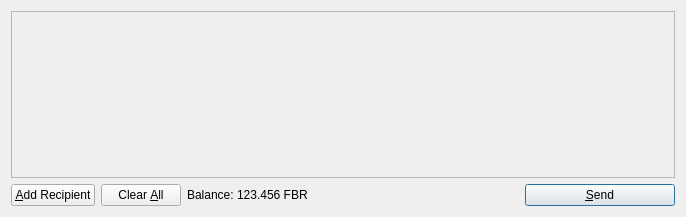
<?xml version="1.0" encoding="UTF-8"?>
<ui version="4.0">
 <class>SendCoinsDialog</class>
 <widget class="QDialog" name="SendCoinsDialog">
  <property name="geometry">
   <rect>
    <x>0</x>
    <y>0</y>
    <width>686</width>
    <height>217</height>
   </rect>
  </property>
  <property name="windowTitle">
   <string>Send Coins</string>
  </property>
  <layout class="QVBoxLayout" name="verticalLayout">
   <item>
    <widget class="QScrollArea" name="scrollArea">
     <property name="widgetResizable">
      <bool>true</bool>
     </property>
     <widget class="QWidget" name="scrollAreaWidgetContents">
      <property name="geometry">
       <rect>
        <x>0</x>
        <y>0</y>
        <width>666</width>
        <height>165</height>
       </rect>
      </property>
      <layout class="QVBoxLayout" name="verticalLayout_2">
       <property name="margin">
        <number>0</number>
       </property>
       <item>
        <layout class="QVBoxLayout" name="entries">
         <property name="spacing">
          <number>6</number>
         </property>
        </layout>
       </item>
       <item>
        <spacer name="verticalSpacer">
         <property name="orientation">
          <enum>Qt::Vertical</enum>
         </property>
         <property name="sizeHint" stdset="0">
          <size>
           <width>20</width>
           <height>40</height>
          </size>
         </property>
        </spacer>
       </item>
      </layout>
     </widget>
    </widget>
   </item>
   <item>
    <layout class="QHBoxLayout" name="horizontalLayout">
     <item>
      <widget class="QPushButton" name="addButton">
       <property name="toolTip">
        <string>Send to multiple recipients at once</string>
       </property>
       <property name="text">
        <string>&amp;Add Recipient</string>
       </property>
       <property name="icon">
        <iconset resource="../bitcoin.qrc">
         <normaloff>:/icons/add</normaloff>:/icons/add</iconset>
       </property>
       <property name="autoDefault">
        <bool>false</bool>
       </property>
      </widget>
     </item>
     <item>
      <widget class="QPushButton" name="clearButton">
       <property name="sizePolicy">
        <sizepolicy hsizetype="Minimum" vsizetype="Fixed">
         <horstretch>0</horstretch>
         <verstretch>0</verstretch>
        </sizepolicy>
       </property>
       <property name="toolTip">
        <string>Remove all transaction fields</string>
       </property>
       <property name="text">
        <string>Clear &amp;All</string>
       </property>
       <property name="icon">
        <iconset resource="../bitcoin.qrc">
         <normaloff>:/icons/remove</normaloff>:/icons/remove</iconset>
       </property>
       <property name="autoRepeatDelay">
        <number>300</number>
       </property>
       <property name="autoDefault">
        <bool>false</bool>
       </property>
      </widget>
     </item>
     <item>
      <layout class="QHBoxLayout" name="horizontalLayout_2">
       <property name="spacing">
        <number>3</number>
       </property>
       <item>
        <widget class="QLabel" name="label">
         <property name="text">
          <string>Balance:</string>
         </property>
        </widget>
       </item>
       <item>
        <widget class="QLabel" name="labelBalance">
         <property name="cursor">
          <cursorShape>IBeamCursor</cursorShape>
         </property>
         <property name="text">
          <string>123.456 FBR</string>
         </property>
         <property name="textInteractionFlags">
          <set>Qt::LinksAccessibleByMouse|Qt::TextSelectableByKeyboard|Qt::TextSelectableByMouse</set>
         </property>
        </widget>
       </item>
      </layout>
     </item>
     <item>
      <spacer name="horizontalSpacer">
       <property name="orientation">
        <enum>Qt::Horizontal</enum>
       </property>
       <property name="sizeHint" stdset="0">
        <size>
         <width>40</width>
         <height>20</height>
        </size>
       </property>
      </spacer>
     </item>
     <item>
      <widget class="QPushButton" name="sendButton">
       <property name="minimumSize">
        <size>
         <width>150</width>
         <height>0</height>
        </size>
       </property>
       <property name="toolTip">
        <string>Confirm the send action</string>
       </property>
       <property name="text">
        <string>&amp;Send</string>
       </property>
       <property name="icon">
        <iconset resource="../bitcoin.qrc">
         <normaloff>:/icons/send</normaloff>:/icons/send</iconset>
       </property>
       <property name="default">
        <bool>true</bool>
       </property>
      </widget>
     </item>
    </layout>
   </item>
  </layout>
 </widget>
 <resources>
  <include location="../bitcoin.qrc"/>
 </resources>
 <connections/>
</ui>
